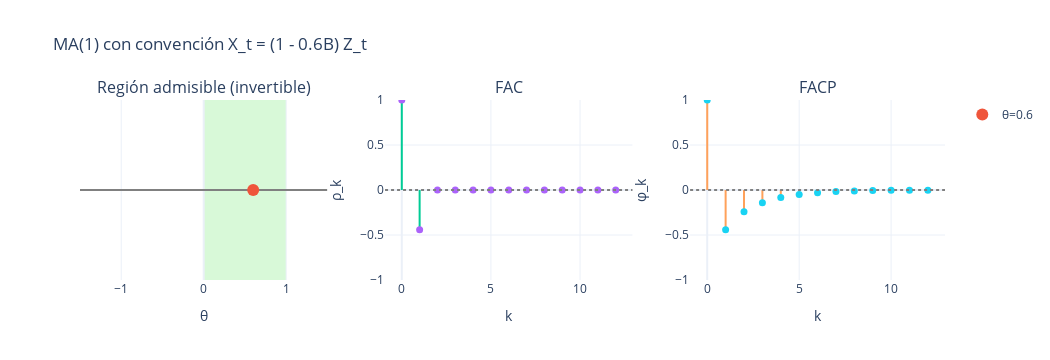

The cell this chart's notebook holds for it:
### Markdown cell above
**Región Admisible #1:**

$$
0 < \theta < 1
$$

### Code cell
import numpy as np
import plotly.graph_objects as go
from plotly.subplots import make_subplots

# --- util: stem (lineas verticales) ---
def stem_trace(x, y, name):
    xs, ys = [], []
    for xi, yi in zip(x, y):
        xs += [xi, xi, None]
        ys += [0, yi, None]
    lines = go.Scatter(x=xs, y=ys, mode="lines", line=dict(width=2), name=name, showlegend=False)
    dots  = go.Scatter(x=x,  y=y,  mode="markers", marker=dict(size=7), name=f"{name} (•)", showlegend=False)
    return lines, dots

# --- FAC teórica MA(1) con convención X_t = (1 - θ B) Z_t ---
# nota: en esta convención ρ1 = -θ / (1 + θ^2), y ρk = 0 para k >= 2
def acf_ma1(theta, m):
    rho = np.zeros(m+1, dtype=float)
    rho[0] = 1.0
    rho[1] = -theta / (1.0 + theta**2)
    lags = np.arange(m+1)
    return lags, rho

# --- FACP a partir de FAC (Levinson-Durbin "lite") ---
# pacf[0]=1; pacf[k] = φ_kk del AR(k) que ajusta esa FAC
def pacf_from_acf(rho):
    m = len(rho) - 1
    pacf = np.zeros(m+1, dtype=float)
    pacf[0] = 1.0
    if m >= 1:
        # matrices phi[k][j] (guardamos solo la fila previa para ahorrar)
        phi_prev = np.zeros(m+1, dtype=float)
        pacf[1] = rho[1]
        phi_prev[1] = rho[1]
        den_prev = 1.0  # 1 - sum_{j=1}^{k-1} phi_{k-1,j} * rho[j], arranca en 1

        for k in range(2, m+1):
            # num = rho[k] - sum_{j=1}^{k-1} phi_{k-1,j} * rho[k-j]
            num = rho[k] - np.sum(phi_prev[1:k] * rho[1:k][::-1])
            # den = 1 - sum_{j=1}^{k-1} phi_{k-1,j} * rho[j]
            den = 1.0 - np.sum(phi_prev[1:k] * rho[1:k])
            phi_kk = 0.0 if np.isclose(den, 0.0) else num / den
            pacf[k] = phi_kk

            # actualiza todos los φ_k,j
            phi_curr = np.zeros(m+1, dtype=float)
            for j in range(1, k):
                phi_curr[j] = phi_prev[j] - phi_kk * phi_prev[k-j]
            phi_curr[k] = phi_kk

            phi_prev = phi_curr
            den_prev = den
    return pacf

def panel_ma1_region_fac_pacf(theta=0.4, m=12, xlim=1.5):
    fig = make_subplots(
        rows=1, cols=3,
        subplot_titles=("Región admisible (invertible)", "FAC", "FACP"),
        column_widths=[0.33, 0.33, 0.34]
    )

    # --- 1) Región admisible en la recta real (−1 < θ < 1) ---
    fig.add_shape(
        type="rect",
        x0=0, x1=1, y0=0, y1=1,
        xref="x1", yref="paper",
        fillcolor="lightgreen", opacity=0.35, line_width=0, layer="below"
    )
    # eje base
    fig.add_trace(go.Scatter(x=[-xlim, xlim], y=[0,0], mode="lines",
                             line=dict(color="gray", width=2), showlegend=False),
                  row=1, col=1)
    # marca del theta elegido
    fig.add_trace(go.Scatter(x=[theta], y=[0], mode="markers",
                             marker=dict(size=12), name=f"θ={theta}"),
                  row=1, col=1)
    fig.update_xaxes(range=[-xlim, xlim], title_text="θ", row=1, col=1)
    fig.update_yaxes(visible=False, row=1, col=1)

    # --- 2) FAC ---
    lags, rho = acf_ma1(theta, m)
    lines, dots = stem_trace(lags, rho, "ρ_k")
    fig.add_trace(lines, row=1, col=2); fig.add_trace(dots, row=1, col=2)
    fig.add_hline(y=0, line_dash="dot", line_color="gray", row=1, col=2)
    fig.update_yaxes(range=[-1, 1], title_text="ρ_k", row=1, col=2)
    fig.update_xaxes(title_text="k", row=1, col=2)

    # --- 3) FACP (a partir de la FAC) ---
    pacf = pacf_from_acf(rho)
    lags_p = np.arange(len(pacf))
    lines, dots = stem_trace(lags_p, pacf, "φ_k (PACF)")
    fig.add_trace(lines, row=1, col=3); fig.add_trace(dots, row=1, col=3)
    fig.add_hline(y=0, line_dash="dot", line_color="gray", row=1, col=3)
    fig.update_yaxes(range=[-1, 1], title_text="φ_k", row=1, col=3)
    fig.update_xaxes(title_text="k", row=1, col=3)

    fig.update_layout(template="plotly_white", width=1050, height=360,
                      title=f"MA(1) con convención X_t = (1 - {theta}B) Z_t")
    return fig

# ================== USO ==================
# ejemplo: θ = -0.4 (recuerda: convención con signo 'menos' en el polinomio)
fig = panel_ma1_region_fac_pacf(theta=0.6, m=12, xlim=1.5)
fig.show()

### Figure 1 — Plotly figure (JSON) as saved in the notebook; plotly's stock layout.template omitted (floating-point values rounded to 4 significant figures)
{"data": [{"line": {"color": "gray", "width": 2}, "mode": "lines", "showlegend": false, "type": "scatter", "x": [-1.5, 1.5], "xaxis": "x", "y": [0, 0], "yaxis": "y"}, {"marker": {"size": 12}, "mode": "markers", "name": "θ=0.6", "type": "scatter", "x": [0.6], "xaxis": "x", "y": [0], "yaxis": "y"}, {"line": {"width": 2}, "mode": "lines", "name": "ρ_k", "showlegend": false, "type": "scatter", "x": [0, 0, null, 1, 1, null, 2, 2, null, 3, 3, null, 4, 4, null, 5, 5, null, 6, 6, null, 7, 7, null, 8, 8, null, 9, 9, null, 10, 10, null, 11, 11, null, 12, 12, null], "xaxis": "x2", "y": [0, 1, null, 0, -0.4412, null, 0, 0, null, 0, 0, null, 0, 0, null, 0, 0, null, 0, 0, null, 0, 0, null, 0, 0, null, 0, 0, null, 0, 0, null, 0, 0, null, 0, 0, null], "yaxis": "y2"}, {"marker": {"size": 7}, "mode": "markers", "name": "ρ_k (•)", "showlegend": false, "type": "scatter", "x": [0, 1, 2, 3, 4, 5, 6, 7, 8, 9, 10, 11, 12], "xaxis": "x2", "y": [1.0, -0.4412, 0.0, 0.0, 0.0, 0.0, 0.0, 0.0, 0.0, 0.0, 0.0, 0.0, 0.0], "yaxis": "y2"}, {"line": {"width": 2}, "mode": "lines", "name": "φ_k (PACF)", "showlegend": false, "type": "scatter", "x": [0, 0, null, 1, 1, null, 2, 2, null, 3, 3, null, 4, 4, null, 5, 5, null, 6, 6, null, 7, 7, null, 8, 8, null, 9, 9, null, 10, 10, null, 11, 11, null, 12, 12, null], "xaxis": "x3", "y": [0, 1, null, 0, -0.4412, null, 0, -0.2417, null, 0, -0.1406, null, 0, -0.08345, null, 0, -0.04987, null, 0, -0.02988, null, 0, -0.01792, null, 0, -0.01075, null, 0, -0.00645, null, 0, -0.00387, null, 0, -0.002322, null, 0, -0.001393, null], "yaxis": "y3"}, {"marker": {"size": 7}, "mode": "markers", "name": "φ_k (PACF) (•)", "showlegend": false, "type": "scatter", "x": [0, 1, 2, 3, 4, 5, 6, 7, 8, 9, 10, 11, 12], "xaxis": "x3", "y": [1.0, -0.4412, -0.2417, -0.1406, -0.08345, -0.04987, -0.02988, -0.01792, -0.01075, -0.00645, -0.00387, -0.002322, -0.001393], "yaxis": "y3"}], "layout": {"annotations": [{"font": {"size": 16}, "showarrow": false, "text": "Región admisible (invertible)", "x": 0.143, "xanchor": "center", "xref": "paper", "y": 1, "yanchor": "bottom", "yref": "paper"}, {"font": {"size": 16}, "showarrow": false, "text": "FAC", "x": 0.4957, "xanchor": "center", "xref": "paper", "y": 1, "yanchor": "bottom", "yref": "paper"}, {"font": {"size": 16}, "showarrow": false, "text": "FACP", "x": 0.8527, "xanchor": "center", "xref": "paper", "y": 1, "yanchor": "bottom", "yref": "paper"}], "height": 360, "shapes": [{"fillcolor": "lightgreen", "layer": "below", "line": {"width": 0}, "opacity": 0.35, "type": "rect", "x0": 0, "x1": 1, "xref": "x", "y0": 0, "y1": 1, "yref": "paper"}, {"line": {"color": "gray", "dash": "dot"}, "type": "line", "x0": 0, "x1": 1, "xref": "x2 domain", "y0": 0, "y1": 0, "yref": "y2"}, {"line": {"color": "gray", "dash": "dot"}, "type": "line", "x0": 0, "x1": 1, "xref": "x3 domain", "y0": 0, "y1": 0, "yref": "y3"}], "title": {"text": "MA(1) con convención X_t = (1 - 0.6B) Z_t"}, "width": 1050, "xaxis": {"anchor": "y", "domain": [0, 0.286], "range": [-1.5, 1.5], "title": {"text": "θ"}}, "xaxis2": {"anchor": "y2", "domain": [0.3527, 0.6387], "title": {"text": "k"}}, "xaxis3": {"anchor": "y3", "domain": [0.7053, 1], "title": {"text": "k"}}, "yaxis": {"anchor": "x", "domain": [0, 1], "visible": false}, "yaxis2": {"anchor": "x2", "domain": [0, 1], "range": [-1, 1], "title": {"text": "ρ_k"}}, "yaxis3": {"anchor": "x3", "domain": [0, 1], "range": [-1, 1], "title": {"text": "φ_k"}}}}
